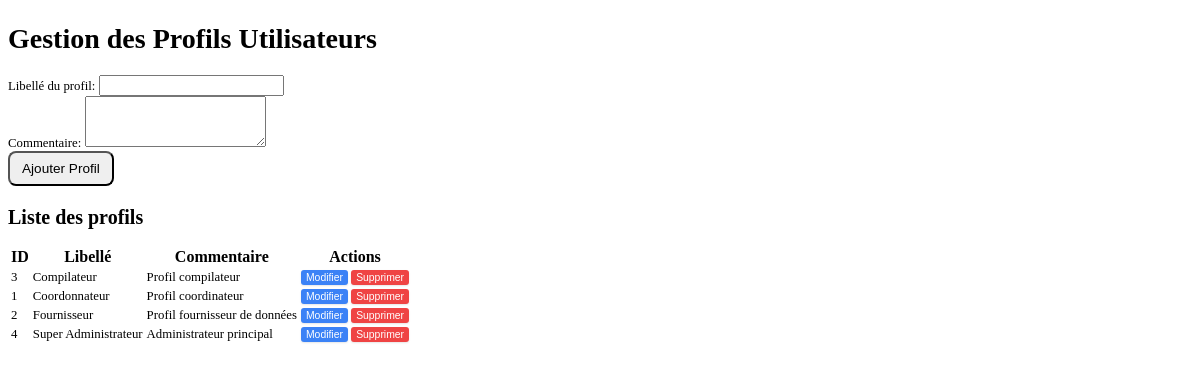
Page /mrv/config_pages/profils_utilisateurs.php (signed in) on the committed database.
### tables this page shows
CREATE TABLE IF NOT EXISTS `profisutilisateurs` (
  `ID` int NOT NULL AUTO_INCREMENT,
  `Libelle` varchar(255) NOT NULL,
  `Commentaire` text,
  PRIMARY KEY (`ID`)
);

### mrv/config_pages/profils_utilisateurs.php (the view, shortened to what this page needs)
<?php
require_once '../database.php';
$can_edit_delete = ($_SESSION['profil'] === 'Coordonnateur' || $_SESSION['profil'] === 'Fournisseur');
$stmt_profiles = $conn->prepare("SELECT ID, Libelle, Commentaire FROM ProfisUtilisateurs ORDER BY Libelle");
$stmt_profiles->execute();
$profiles = $stmt_profiles->fetchAll(PDO::FETCH_ASSOC);
?>
<!DOCTYPE html>
<html lang="fr">
<head>
</head>
<body class="bg-gray-100 p-4">
    <div class="max-w-4xl mx-auto bg-white pt-1 pb-6 px-6 rounded-lg shadow-md">
        <h2 class="text-2xl font-bold mb-6 text-center text-gray-800">Gestion des Profils Utilisateurs</h2>
        <form id="profileForm" class="mb-8 p-6 border border-gray-200 rounded-lg shadow-sm">
            <div class="mb-4">
                <label for="libelle" class="block text-gray-700 text-sm font-bold mb-2">Libellé du profil:</label>
                <input type="text" id="libelle" name="libelle" required
                       class="shadow appearance-none border rounded w-full py-2 px-3 text-gray-700 leading-tight focus:outline-none focus:shadow-outline">
            </div>
            <div class="mb-4">
                <label for="commentaire" class="block text-gray-700 text-sm font-bold mb-2">Commentaire:</label>
                <textarea id="commentaire" name="commentaire" rows="3"
                          class="shadow appearance-none border rounded w-full py-2 px-3 text-gray-700 leading-tight focus:outline-none focus:shadow-outline"></textarea>
            </div>
            <div class="flex items-center justify-between">
                <button type="submit" id="submitButton"
                        class="bg-blue-500 hover:bg-blue-700 text-white font-bold py-2 px-4 rounded-lg focus:outline-none focus:shadow-outline transition duration-300 ease-in-out">
                </button>
            </div>
        </form>
        <div class="bg-white p-6 rounded-lg shadow-md">
            <h3 class="text-xl font-bold mb-4 text-gray-800">Liste des profils</h3>
            <div class="overflow-x-auto">
                <table id="profilesTable" class="min-w-full bg-white border border-gray-200 rounded-lg">
                    <thead>
                        <tr>
                            <th class="py-3 px-4 bg-gray-50 text-left text-xs font-medium text-gray-500 uppercase tracking-wider rounded-tl-lg">ID</th>
                            <th class="py-3 px-4 bg-gray-50 text-left text-xs font-medium text-gray-500 uppercase tracking-wider">Libellé</th>
                            <th class="py-3 px-4 bg-gray-50 text-left text-xs font-medium text-gray-500 uppercase tracking-wider">Commentaire</th>
                            <?php if ($can_edit_delete): ?>
                                <th class="py-3 px-4 bg-gray-50 text-left text-xs font-medium text-gray-500 uppercase tracking-wider rounded-tr-lg">Actions</th>
                            <?php endif; ?>
                        </tr>
                    </thead>
                    <tbody class="divide-y divide-gray-200">
                        <?php foreach ($profiles as $profile): ?>
                            <tr data-id="<?php echo htmlspecialchars($profile['ID']); ?>">
                                <td class="py-3 px-4 whitespace-nowrap text-sm font-medium text-gray-900"><?php echo htmlspecialchars($profile['ID']); ?></td>
                                <td class="py-3 px-4 whitespace-nowrap text-sm text-gray-600"><?php echo htmlspecialchars($profile['Libelle']); ?></td>
                                <td class="py-3 px-4 text-sm text-gray-600"><?php echo nl2br(htmlspecialchars($profile['Commentaire'])); ?></td>
                                <?php if ($can_edit_delete): ?>
                                    <td class="py-3 px-4 whitespace-nowrap text-sm font-medium">
                                        <button type="button" onclick="editProfile(<?php echo htmlspecialchars($profile['ID']); ?>, '<?php echo htmlspecialchars(addslashes($profile['Libelle'])); ?>', '<?php echo htmlspecialchars(addslashes($profile['Commentaire'])); ?>')"
                                                class="action-button edit-button mr-2">
                                            Modifier
                                        </button>
                                        <button type="button" onclick="confirmDelete(<?php echo htmlspecialchars($profile['ID']); ?>)"
                                                class="action-button delete-button">
                                            Supprimer
                                        </button>
                                    </td>
                                <?php endif; ?>
                            </tr>
                        <?php endforeach; ?>
                    </tbody>
                </table>
            </div>
        </div>
    </div>
</body>
</html>

### mrv/config_pages/profils_utilisateurs.php (style rules this page uses)
h2 { font-size: 1.75rem; margin-bottom: 1.25rem; }
h3 { font-size: 1.25rem; margin-bottom: 1rem; }
.text-sm { font-size: 0.8rem; }
.bg-blue-500, .bg-gray-300 { padding-top: 8px; padding-bottom: 8px; padding-left: 12px; padding-right: 12px; font-size: 0.85rem; border-radius: 0.5rem; }
.action-button { padding: 2px 5px; border-radius: 3px; font-weight: normal; font-size: 0.65rem; transition: background-color 0.3s ease, transform 0.2s ease; box-shadow: 0 1px 2px rgba(0,0,0,0.1); }
.edit-button { background-color: #3b82f6; color: white; border: none; }
.delete-button { background-color: #ef4444; color: white; border: none; }

### rows in the picture
profisutilisateurs: ID "3", Libelle "Compilateur", Commentaire "Profil compilateur"
profisutilisateurs: ID "1", Libelle "Coordonnateur", Commentaire "Profil coordinateur"
profisutilisateurs: ID "2", Libelle "Fournisseur", Commentaire "Profil fournisseur de données"
profisutilisateurs: ID "4", Libelle "Super Administrateur", Commentaire "Administrateur principal"
